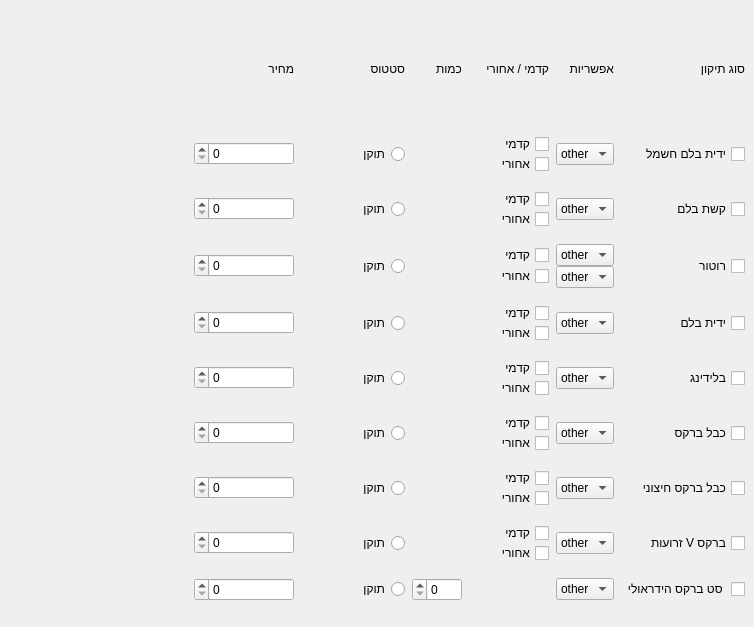
    <widget class="QWidget" name="electric_tab">
     <attribute name="title">
      <string>חשמלי</string>
     </attribute>
     <widget class="QWidget" name="gridLayoutWidget_4">
      <property name="geometry">
       <rect>
        <x>194</x>
        <y>10</y>
        <width>551</width>
        <height>608</height>
       </rect>
      </property>
      <property name="layoutDirection">
       <enum>Qt::LeftToRight</enum>
      </property>
      <layout class="QGridLayout" name="gridLayout_5">
       <property name="bottomMargin">
        <number>0</number>
       </property>
       <property name="horizontalSpacing">
        <number>7</number>
       </property>
       <item row="7" column="5">
        <widget class="QCheckBox" name="FTubelessVenCheckBox_3">
         <property name="layoutDirection">
          <enum>Qt::RightToLeft</enum>
         </property>
         <property name="text">
          <string>כבל ברקס</string>
         </property>
        </widget>
       </item>
       <item row="1" column="0">
        <widget class="QLabel" name="label_11">
         <property name="enabled">
          <bool>true</bool>
         </property>
         <property name="layoutDirection">
          <enum>Qt::RightToLeft</enum>
         </property>
         <property name="text">
          <string>מחיר</string>
         </property>
        </widget>
       </item>
       <item row="7" column="4">
        <widget class="QComboBox" name="FTubelessVenComboBox_3">
         <property name="layoutDirection">
          <enum>Qt::LeftToRight</enum>
         </property>
         <item>
          <property name="text">
           <string>other</string>
          </property>
         </item>
        </widget>
       </item>
       <item row="3" column="0">
        <widget class="QSpinBox" name="brakebow_price_2">
         <property name="maximumSize">
          <size>
           <width>100</width>
           <height>16777215</height>
          </size>
         </property>
         <property name="layoutDirection">
          <enum>Qt::RightToLeft</enum>
         </property>
         <property name="maximum">
          <number>100000</number>
         </property>
        </widget>
       </item>
       <item row="4" column="1">
        <widget class="QRadioButton" name="brake_routor_fixed_2">
         <property name="layoutDirection">
          <enum>Qt::RightToLeft</enum>
         </property>
         <property name="text">
          <string>תוקן</string>
         </property>
        </widget>
       </item>
       <item row="10" column="4">
        <widget class="QComboBox" name="FSpokesComboBox_3">
         <property name="layoutDirection">
          <enum>Qt::LeftToRight</enum>
         </property>
         <item>
          <property name="text">
           <string>other</string>
          </property>
         </item>
        </widget>
       </item>
       <item row="9" column="3">
        <layout class="QVBoxLayout" name="verticalLayout_21">
         <item>
          <widget class="QCheckBox" name="FTubeCheckbox_35">
           <property name="maximumSize">
            <size>
             <width>100</width>
             <height>16777215</height>
            </size>
           </property>
           <property name="layoutDirection">
            <enum>Qt::RightToLeft</enum>
           </property>
           <property name="text">
            <string>קדמי</string>
           </property>
          </widget>
         </item>
         <item>
          <widget class="QCheckBox" name="FTubeCheckbox_36">
           <property name="maximumSize">
            <size>
             <width>100</width>
             <height>16777215</height>
            </size>
           </property>
           <property name="layoutDirection">
            <enum>Qt::RightToLeft</enum>
           </property>
           <property name="text">
            <string>אחורי</string>
           </property>
          </widget>
         </item>
        </layout>
       </item>
       <item row="1" column="5">
        <widget class="QLabel" name="label_12">
         <property name="enabled">
          <bool>true</bool>
         </property>
         <property name="maximumSize">
          <size>
           <width>100</width>
           <height>100</height>
          </size>
         </property>
         <property name="layoutDirection">
          <enum>Qt::RightToLeft</enum>
         </property>
         <property name="text">
          <string>סוג תיקון</string>
         </property>
        </widget>
       </item>
       <item row="6" column="0">
        <widget class="QSpinBox" name="bleeding_price_2">
         <property name="maximumSize">
          <size>
           <width>100</width>
           <height>16777215</height>
          </size>
         </property>
         <property name="layoutDirection">
          <enum>Qt::RightToLeft</enum>
         </property>
         <property name="maximum">
          <number>100000</number>
         </property>
        </widget>
       </item>
       <item row="5" column="3">
        <layout class="QVBoxLayout" name="verticalLayout_22">
         <item>
          <widget class="QCheckBox" name="brake_handle_front_2">
           <property name="maximumSize">
            <size>
             <width>100</width>
             <height>16777215</height>
            </size>
           </property>
           <property name="layoutDirection">
            <enum>Qt::RightToLeft</enum>
           </property>
           <property name="text">
            <string>קדמי</string>
           </property>
          </widget>
         </item>
         <item>
          <widget class="QCheckBox" name="brake_handle_rear_2">
           <property name="maximumSize">
            <size>
             <width>100</width>
             <height>16777215</height>
            </size>
           </property>
           <property name="layoutDirection">
            <enum>Qt::RightToLeft</enum>
           </property>
           <property name="text">
            <string>אחורי</string>
           </property>
          </widget>
         </item>
        </layout>
       </item>
       <item row="9" column="5">
        <widget class="QCheckBox" name="FWheelCheckBox_3">
         <property name="layoutDirection">
          <enum>Qt::RightToLeft</enum>
         </property>
         <property name="text">
          <string>זרועות V ברקס</string>
         </property>
        </widget>
       </item>
       <item row="8" column="3">
        <layout class="QVBoxLayout" name="verticalLayout_23">
         <item>
          <widget class="QCheckBox" name="FTubeCheckbox_37">
           <property name="maximumSize">
            <size>
             <width>100</width>
             <height>16777215</height>
            </size>
           </property>
           <property name="layoutDirection">
            <enum>Qt::RightToLeft</enum>
           </property>
           <property name="text">
            <string>קדמי</string>
           </property>
          </widget>
         </item>
         <item>
          <widget class="QCheckBox" name="FTubeCheckbox_38">
           <property name="maximumSize">
            <size>
             <width>100</width>
             <height>16777215</height>
            </size>
           </property>
           <property name="layoutDirection">
            <enum>Qt::RightToLeft</enum>
           </property>
           <property name="text">
            <string>אחורי</string>
           </property>
          </widget>
         </item>
        </layout>
       </item>
       <item row="10" column="5">
        <widget class="QCheckBox" name="FSpokesCheckBox_3">
         <property name="layoutDirection">
          <enum>Qt::RightToLeft</enum>
         </property>
         <property name="text">
          <string>סט ברקס הידראולי </string>
         </property>
        </widget>
       </item>
       <item row="6" column="5">
        <widget class="QCheckBox" name="Bleeding_CheckBox_3">
         <property name="layoutDirection">
          <enum>Qt::RightToLeft</enum>
         </property>
         <property name="text">
          <string>בלידינג</string>
         </property>
        </widget>
       </item>
       <item row="9" column="0">
        <widget class="QSpinBox" name="FWheel_spinBox_3">
         <property name="maximumSize">
          <size>
           <width>100</width>
           <height>16777215</height>
          </size>
         </property>
         <property name="layoutDirection">
          <enum>Qt::RightToLeft</enum>
         </property>
         <property name="maximum">
          <number>100000</number>
         </property>
        </widget>
       </item>
       <item row="2" column="1">
        <widget class="QRadioButton" name="brakepad_fixed_2">
         <property name="layoutDirection">
          <enum>Qt::RightToLeft</enum>
         </property>
         <property name="text">
          <string>תוקן</string>
         </property>
        </widget>
       </item>
       <item row="4" column="3">
        <layout class="QVBoxLayout" name="verticalLayout_24">
         <item>
          <widget class="QCheckBox" name="brake_routor_front_2">
           <property name="maximumSize">
            <size>
             <width>100</width>
             <height>16777215</height>
            </size>
           </property>
           <property name="layoutDirection">
            <enum>Qt::RightToLeft</enum>
           </property>
           <property name="text">
            <string>קדמי</string>
           </property>
          </widget>
         </item>
         <item>
          <widget class="QCheckBox" name="brake_routor_rear_2">
           <property name="maximumSize">
            <size>
             <width>100</width>
             <height>16777215</height>
            </size>
           </property>
           <property name="layoutDirection">
            <enum>Qt::RightToLeft</enum>
           </property>
           <property name="text">
            <string>אחורי</string>
           </property>
          </widget>
         </item>
        </layout>
       </item>
       <item row="6" column="3">
        <layout class="QVBoxLayout" name="verticalLayout_25">
         <item>
          <widget class="QCheckBox" name="bleeding_front_2">
           <property name="maximumSize">
            <size>
             <width>100</width>
             <height>16777215</height>
            </size>
           </property>
           <property name="layoutDirection">
            <enum>Qt::RightToLeft</enum>
           </property>
           <property name="text">
            <string>קדמי</string>
           </property>
          </widget>
         </item>
         <item>
          <widget class="QCheckBox" name="bleeding_rear_2">
           <property name="maximumSize">
            <size>
             <width>100</width>
             <height>16777215</height>
            </size>
           </property>
           <property name="layoutDirection">
            <enum>Qt::RightToLeft</enum>
           </property>
           <property name="text">
            <string>אחורי</string>
           </property>
          </widget>
         </item>
        </layout>
       </item>
       <item row="7" column="0">
        <widget class="QSpinBox" name="FTubelessVen_spinBox_3">
         <property name="maximumSize">
          <size>
           <width>100</width>
           <height>16777215</height>
          </size>
         </property>
         <property name="layoutDirection">
          <enum>Qt::RightToLeft</enum>
         </property>
         <property name="maximum">
          <number>100000</number>
         </property>
        </widget>
       </item>
       <item row="1" column="3">
        <widget class="QLabel" name="label_23">
         <property name="enabled">
          <bool>true</bool>
         </property>
         <property name="maximumSize">
          <size>
           <width>80</width>
           <height>16777215</height>
          </size>
         </property>
         <property name="layoutDirection">
          <enum>Qt::RightToLeft</enum>
         </property>
         <property name="text">
          <string>קדמי / אחורי</string>
         </property>
        </widget>
       </item>
       <item row="2" column="4">
        <widget class="QComboBox" name="Brake_pad_ComboBox_2">
         <property name="maximumSize">
          <size>
           <width>100</width>
           <height>16777215</height>
          </size>
         </property>
         <property name="layoutDirection">
          <enum>Qt::LeftToRight</enum>
         </property>
         <item>
          <property name="text">
           <string>other</string>
          </property>
         </item>
        </widget>
       </item>
       <item row="1" column="1">
        <widget class="QLabel" name="label_13">
         <property name="enabled">
          <bool>true</bool>
         </property>
         <property name="layoutDirection">
          <enum>Qt::RightToLeft</enum>
         </property>
         <property name="text">
          <string>סטטוס</string>
         </property>
        </widget>
       </item>
       <item row="7" column="1">
        <widget class="QRadioButton" name="FTubelessVenRadioButton_3">
         <property name="layoutDirection">
          <enum>Qt::RightToLeft</enum>
         </property>
         <property name="text">
          <string>תוקן</string>
         </property>
        </widget>
       </item>
       <item row="3" column="3">
        <layout class="QVBoxLayout" name="verticalLayout_26">
         <item>
          <widget class="QCheckBox" name="brakebow_front_2">
           <property name="maximumSize">
            <size>
             <width>100</width>
             <height>16777215</height>
            </size>
           </property>
           <property name="layoutDirection">
            <enum>Qt::RightToLeft</enum>
           </property>
           <property name="text">
            <string>קדמי</string>
           </property>
          </widget>
         </item>
         <item>
          <widget class="QCheckBox" name="brakebow_rear_2">
           <property name="maximumSize">
            <size>
             <width>100</width>
             <height>16777215</height>
            </size>
           </property>
           <property name="layoutDirection">
            <enum>Qt::RightToLeft</enum>
           </property>
           <property name="text">
            <string>אחורי</string>
           </property>
          </widget>
         </item>
        </layout>
       </item>
       <item row="6" column="4">
        <widget class="QComboBox" name="bleeding_combobox_2">
         <property name="layoutDirection">
          <enum>Qt::LeftToRight</enum>
         </property>
         <item>
          <property name="text">
           <string>other</string>
          </property>
         </item>
        </widget>
       </item>
       <item row="7" column="3">
        <layout class="QVBoxLayout" name="verticalLayout_27">
         <item>
          <widget class="QCheckBox" name="FTubeCheckbox_39">
           <property name="maximumSize">
            <size>
             <width>100</width>
             <height>16777215</height>
            </size>
           </property>
           <property name="layoutDirection">
            <enum>Qt::RightToLeft</enum>
           </property>
           <property name="text">
            <string>קדמי</string>
           </property>
          </widget>
         </item>
         <item>
          <widget class="QCheckBox" name="FTubeCheckbox_40">
           <property name="maximumSize">
            <size>
             <width>100</width>
             <height>16777215</height>
            </size>
           </property>
           <property name="layoutDirection">
            <enum>Qt::RightToLeft</enum>
           </property>
           <property name="text">
            <string>אחורי</string>
           </property>
          </widget>
         </item>
        </layout>
       </item>
       <item row="8" column="1">
        <widget class="QRadioButton" name="FFreeWheelRadioButton_3">
         <property name="layoutDirection">
          <enum>Qt::RightToLeft</enum>
         </property>
         <property name="text">
          <string>תוקן</string>
         </property>
        </widget>
       </item>
       <item row="6" column="1">
        <widget class="QRadioButton" name="bleeding_fixed_2">
         <property name="layoutDirection">
          <enum>Qt::RightToLeft</enum>
         </property>
         <property name="text">
          <string>תוקן</string>
         </property>
        </widget>
       </item>
       <item row="1" column="2">
        <widget class="QLabel" name="label_24">
         <property name="enabled">
          <bool>true</bool>
         </property>
         <property name="maximumSize">
          <size>
           <width>50</width>
           <height>16777215</height>
          </size>
         </property>
         <property name="layoutDirection">
          <enum>Qt::RightToLeft</enum>
         </property>
         <property name="text">
          <string>כמות</string>
         </property>
        </widget>
       </item>
       <item row="3" column="5">
        <widget class="QCheckBox" name="Brake_Bow_Checkbox_2">
         <property name="layoutDirection">
          <enum>Qt::RightToLeft</enum>
         </property>
         <property name="text">
          <string>קשת בלם</string>
         </property>
        </widget>
       </item>
       <item row="8" column="4">
        <widget class="QComboBox" name="FFreeWheelComboBox_3">
         <property name="layoutDirection">
          <enum>Qt::LeftToRight</enum>
         </property>
         <item>
          <property name="text">
           <string>other</string>
          </property>
         </item>
        </widget>
       </item>
       <item row="10" column="1">
        <widget class="QRadioButton" name="FSpokesRadioButton_3">
         <property name="layoutDirection">
          <enum>Qt::RightToLeft</enum>
         </property>
         <property name="text">
          <string>תוקן</string>
         </property>
        </widget>
       </item>
       <item row="10" column="0">
        <widget class="QSpinBox" name="FSpokes_spinBox_3">
         <property name="maximumSize">
          <size>
           <width>100</width>
           <height>16777215</height>
          </size>
         </property>
         <property name="layoutDirection">
          <enum>Qt::RightToLeft</enum>
         </property>
        </widget>
       </item>
       <item row="9" column="4">
        <widget class="QComboBox" name="FWheelComboBox_3">
         <property name="layoutDirection">
          <enum>Qt::LeftToRight</enum>
         </property>
         <item>
          <property name="text">
           <string>other</string>
          </property>
         </item>
        </widget>
       </item>
       <item row="4" column="5">
        <widget class="QCheckBox" name="Brake_Rotur_Checkbox_2">
         <property name="layoutDirection">
          <enum>Qt::RightToLeft</enum>
         </property>
         <property name="text">
          <string>רוטור</string>
         </property>
        </widget>
       </item>
       <item row="3" column="1">
        <widget class="QRadioButton" name="brakebow_fixed_2">
         <property name="layoutDirection">
          <enum>Qt::RightToLeft</enum>
         </property>
         <property name="text">
          <string>תוקן</string>
         </property>
        </widget>
       </item>
       <item row="2" column="0">
        <widget class="QSpinBox" name="brakepad_price_2">
         <property name="maximumSize">
          <size>
           <width>100</width>
           <height>16777215</height>
          </size>
         </property>
         <property name="layoutDirection">
          <enum>Qt::RightToLeft</enum>
         </property>
         <property name="maximum">
          <number>100000</number>
         </property>
         <property name="singleStep">
          <number>10</number>
         </property>
        </widget>
       </item>
       <item row="5" column="5">
        <widget class="QCheckBox" name="Brake_Handle_Checkbox_2">
         <property name="layoutDirection">
          <enum>Qt::RightToLeft</enum>
         </property>
         <property name="text">
          <string> ידית בלם</string>
         </property>
        </widget>
       </item>
       <item row="1" column="4">
        <widget class="QLabel" name="label_25">
         <property name="enabled">
          <bool>true</bool>
         </property>
         <property name="maximumSize">
          <size>
           <width>50</width>
           <height>16777215</height>
          </size>
         </property>
         <property name="layoutDirection">
          <enum>Qt::RightToLeft</enum>
         </property>
         <property name="text">
          <string>אפשריות</string>
         </property>
        </widget>
       </item>
       <item row="3" column="4">
        <widget class="QComboBox" name="brakebow_combobox_2">
         <property name="layoutDirection">
          <enum>Qt::LeftToRight</enum>
         </property>
         <item>
          <property name="text">
           <string>other</string>
          </property>
         </item>
        </widget>
       </item>
       <item row="8" column="5">
        <widget class="QCheckBox" name="outside_brake_cable_CheckBox_2">
         <property name="layoutDirection">
          <enum>Qt::RightToLeft</enum>
         </property>
         <property name="text">
          <string>כבל ברקס חיצוני</string>
         </property>
        </widget>
       </item>
       <item row="8" column="0">
        <widget class="QSpinBox" name="FFreeWheel_spinBox_3">
         <property name="maximumSize">
          <size>
           <width>100</width>
           <height>16777215</height>
          </size>
         </property>
         <property name="layoutDirection">
          <enum>Qt::RightToLeft</enum>
         </property>
         <property name="maximum">
          <number>100000</number>
         </property>
        </widget>
       </item>
       <item row="4" column="4">
        <layout class="QVBoxLayout" name="verticalLayout_28">
         <item>
          <widget class="QComboBox" name="brake_router_combobox_front_2">
           <property name="layoutDirection">
            <enum>Qt::LeftToRight</enum>
           </property>
           <item>
            <property name="text">
             <string>other</string>
            </property>
           </item>
          </widget>
         </item>
         <item>
          <widget class="QComboBox" name="brake_router_combobox_rear_2">
           <property name="layoutDirection">
            <enum>Qt::LeftToRight</enum>
           </property>
           <item>
            <property name="text">
             <string>other</string>
            </property>
           </item>
          </widget>
         </item>
        </layout>
       </item>
       <item row="2" column="3">
        <layout class="QVBoxLayout" name="verticalLayout_29">
         <item>
          <layout class="QVBoxLayout" name="verticalLayout_30">
           <item>
            <widget class="QCheckBox" name="Brake_pad_front_2">
             <property name="maximumSize">
              <size>
               <width>100</width>
               <height>16777215</height>
              </size>
             </property>
             <property name="layoutDirection">
              <enum>Qt::RightToLeft</enum>
             </property>
             <property name="text">
              <string>קדמי</string>
             </property>
            </widget>
           </item>
           <item>
            <widget class="QCheckBox" name="Brake_pad_rear_2">
             <property name="maximumSize">
              <size>
               <width>100</width>
               <height>16777215</height>
              </size>
             </property>
             <property name="layoutDirection">
              <enum>Qt::RightToLeft</enum>
             </property>
             <property name="text">
              <string>אחורי</string>
             </property>
            </widget>
           </item>
          </layout>
         </item>
        </layout>
       </item>
       <item row="2" column="5">
        <widget class="QCheckBox" name="Brake_pad_Checkbox_2">
         <property name="maximumSize">
          <size>
           <width>100</width>
           <height>16777215</height>
          </size>
         </property>
         <property name="layoutDirection">
          <enum>Qt::RightToLeft</enum>
         </property>
         <property name="text">
          <string>ידית בלם חשמלי</string>
         </property>
        </widget>
       </item>
       <item row="10" column="2">
        <widget class="QSpinBox" name="FSpokes_quntity_spinBox_3">
         <property name="maximumSize">
          <size>
           <width>100</width>
           <height>16777215</height>
          </size>
         </property>
         <property name="layoutDirection">
          <enum>Qt::RightToLeft</enum>
         </property>
        </widget>
       </item>
       <item row="5" column="1">
        <widget class="QRadioButton" name="brake_handle_fixed_2">
         <property name="layoutDirection">
          <enum>Qt::RightToLeft</enum>
         </property>
         <property name="text">
          <string>תוקן</string>
         </property>
        </widget>
       </item>
       <item row="9" column="1">
        <widget class="QRadioButton" name="FWheelRadioButton_3">
         <property name="layoutDirection">
          <enum>Qt::RightToLeft</enum>
         </property>
         <property name="text">
          <string>תוקן</string>
         </property>
        </widget>
       </item>
       <item row="4" column="0">
        <widget class="QSpinBox" name="brake_routor_price_2">
         <property name="maximumSize">
          <size>
           <width>100</width>
           <height>16777215</height>
          </size>
         </property>
         <property name="layoutDirection">
          <enum>Qt::RightToLeft</enum>
         </property>
         <property name="maximum">
          <number>100000</number>
         </property>
        </widget>
       </item>
       <item row="5" column="0">
        <widget class="QSpinBox" name="brake_handle_price_2">
         <property name="maximumSize">
          <size>
           <width>100</width>
           <height>16777215</height>
          </size>
         </property>
         <property name="layoutDirection">
          <enum>Qt::RightToLeft</enum>
         </property>
         <property name="maximum">
          <number>100000</number>
         </property>
        </widget>
       </item>
       <item row="5" column="4">
        <widget class="QComboBox" name="brake_handle_combobox_2">
         <property name="layoutDirection">
          <enum>Qt::LeftToRight</enum>
         </property>
         <item>
          <property name="text">
           <string>other</string>
          </property>
         </item>
        </widget>
       </item>
      </layout>
     </widget>
    </widget>
